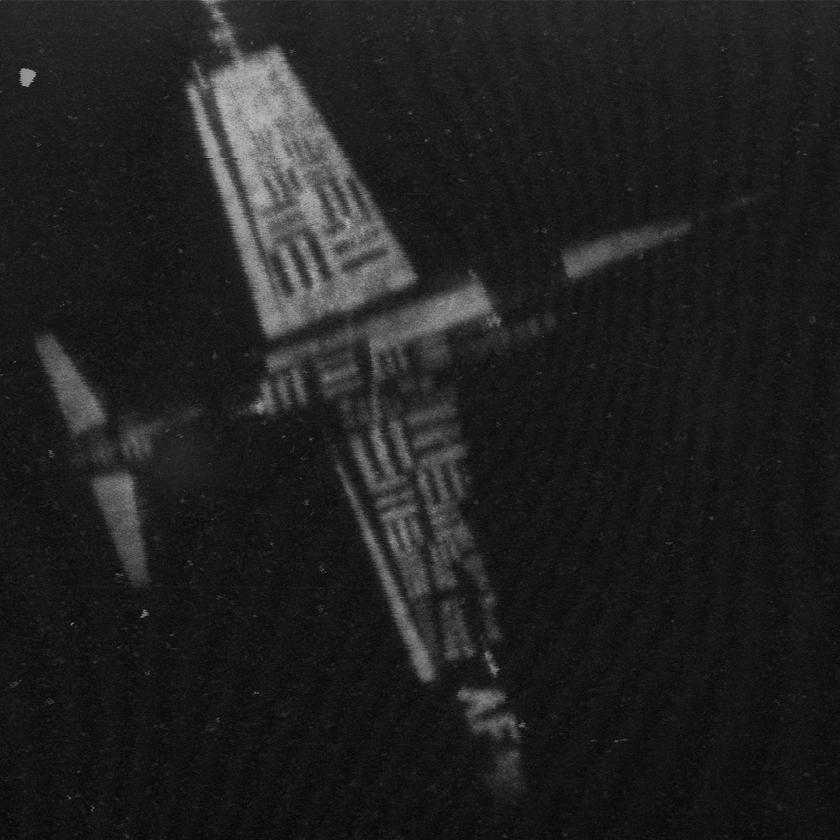
#> input picture misc/7.2.01.tiff, 840 x 840 px, shrunk from 1024 x 1024 before the run, found by its file name
$ python exp_A.py
#> lines starting #> are read from the running program, lines starting #| are printed output that depends on the picture
import skimage.io as io
import matplotlib.pyplot as plt

img1=io.imread('C://Users//kamel//Music//misc//7.2.01.tiff')
#> img1 is the input picture: shape (840, 840); min 5, max 190, mean 32.5

plt.subplot(2,2,1)
plt.title("Grayscale Image")
plt.imshow(img1,cmap='gray')

img2=io.imread('C://Users//kamel//Music//misc//4.2.07.tiff')
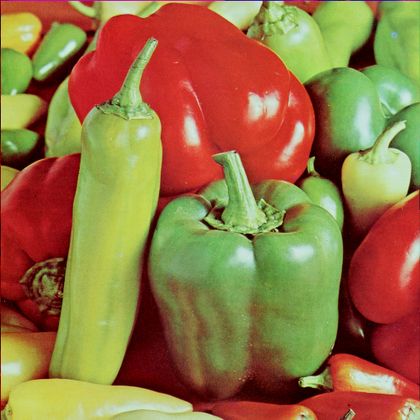
#> input picture misc/4.2.07.tiff, 420 x 420 px, shrunk from 512 x 512 before the run, found by its file name
#> img2 is the input picture: shape (420, 420, 3); mean R, G, B 149.8, 115.6, 66.5

plt.subplot(2,2,2)
plt.title("RGB Image")
plt.imshow(img2)

img3=io.imread('C://Users//kamel//Music//misc//4.1.06.tiff')
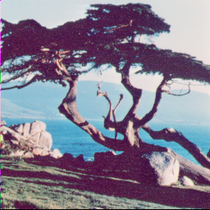
#> input picture misc/4.1.06.tiff, 210 x 210 px, shrunk from 256 x 256 before the run, found by its file name
#> img3 is the input picture: shape (210, 210, 3); mean R, G, B 132.2, 124.9, 143.3

plt.subplot(2,2,3)
plt.title("Indexed Image")
plt.imshow(img3)
plt.show()
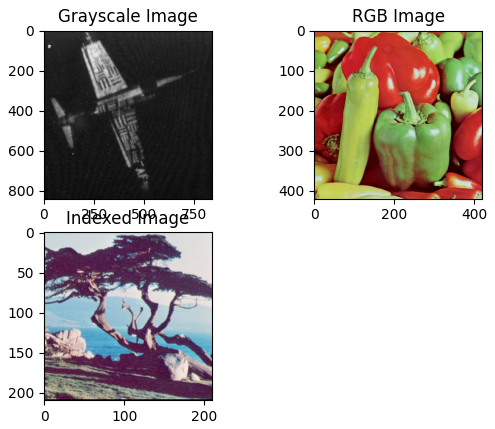
#> figure drawn by matplotlib, 3 panels
